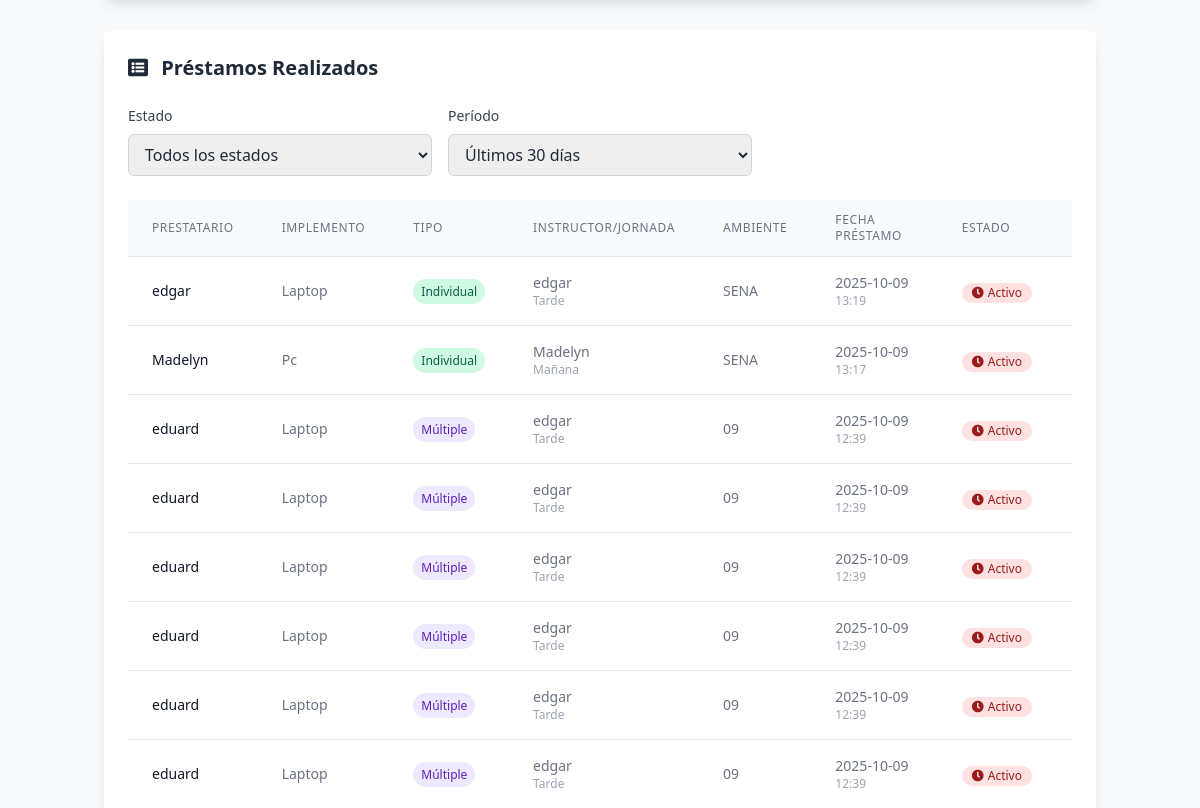
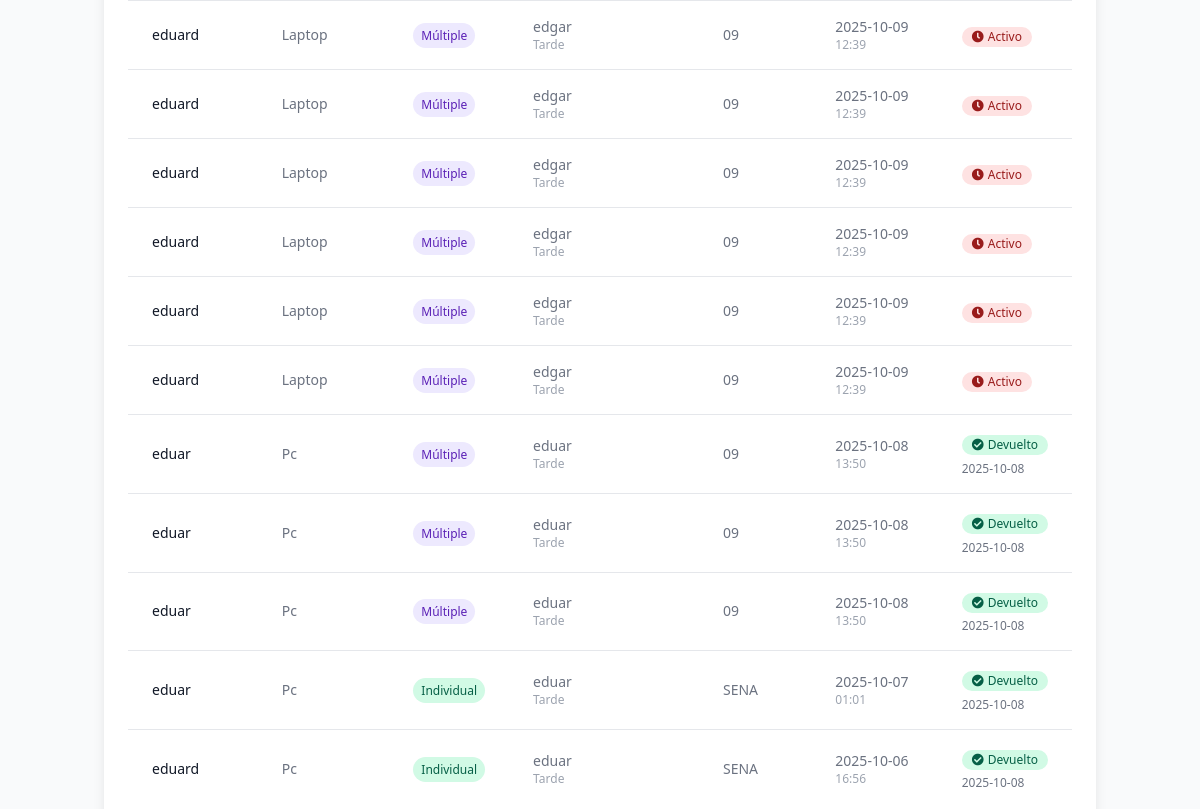
Page /admin/gestion_prestamos (signed in, middle part) on the earlier database version (2 pictures, top to bottom).
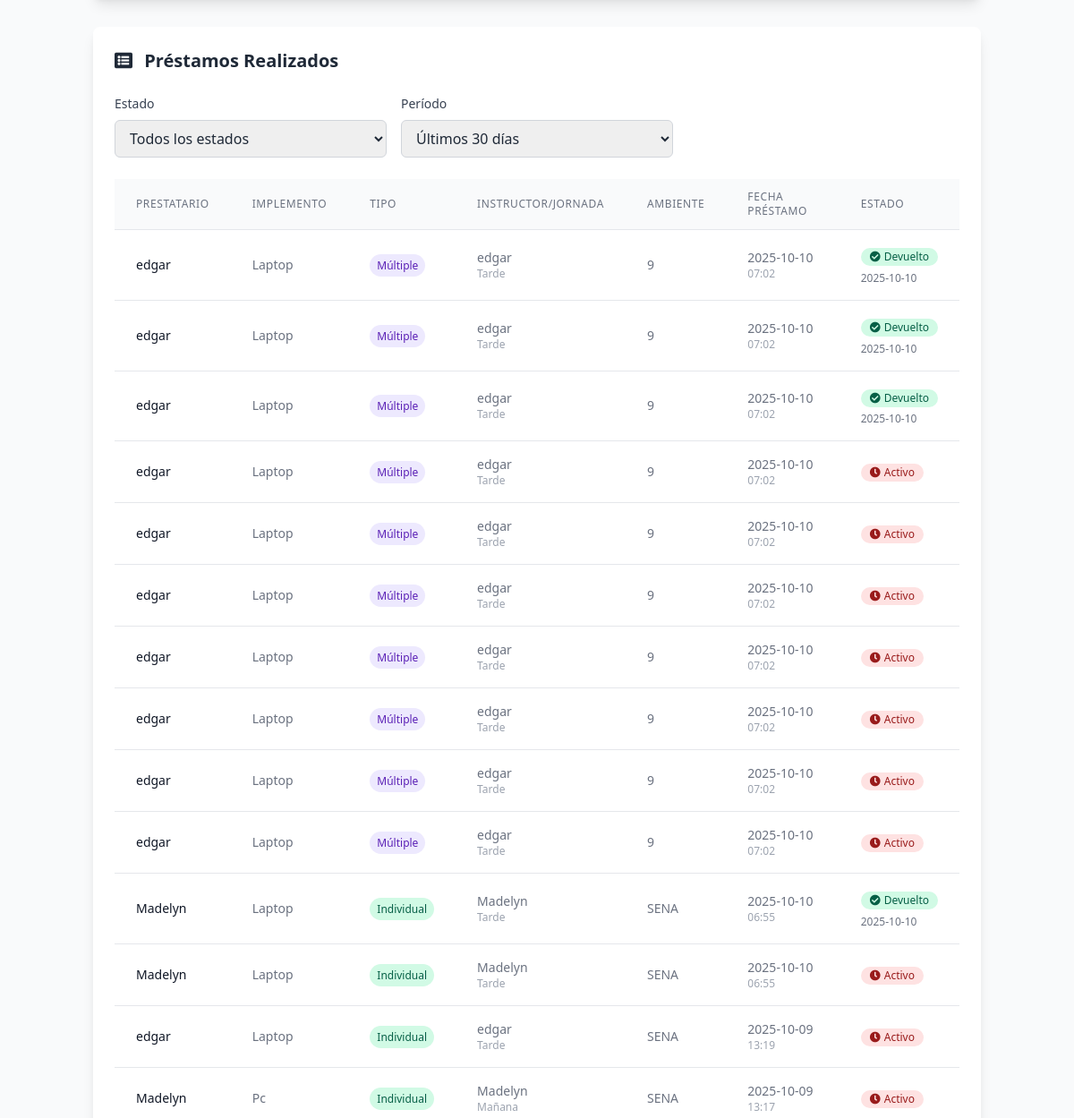
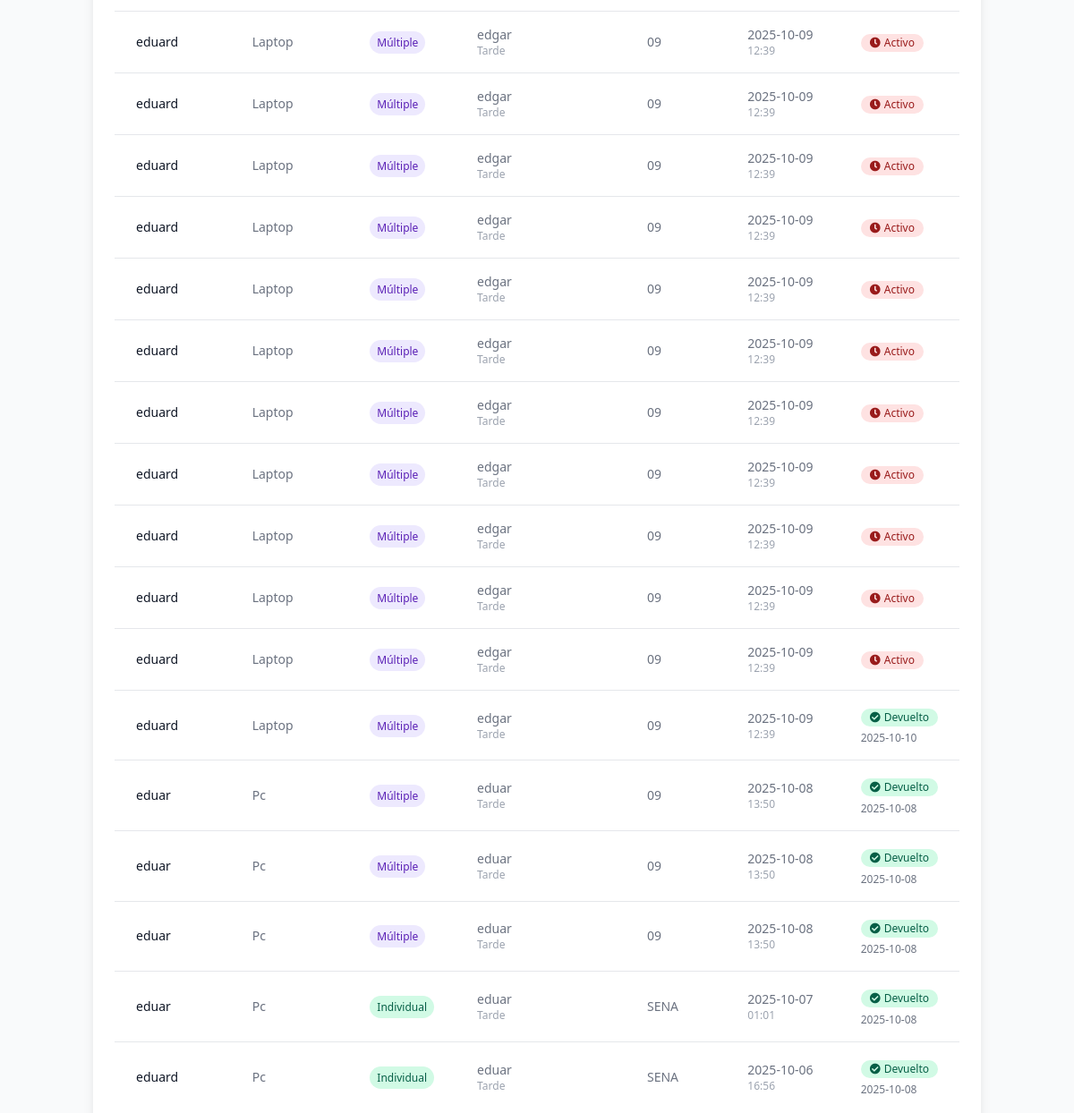
Same page on the later database version (2 pictures, top to bottom).
### tables this page shows
CREATE TABLE prestamos (
                id INTEGER PRIMARY KEY AUTOINCREMENT,
                fk_usuario INTEGER NOT NULL,
                fk_implemento INTEGER NOT NULL,
                tipo_prestamo TEXT NOT NULL CHECK(tipo_prestamo IN ('individual', 'multiple')),
                nombre_prestatario TEXT NOT NULL,
                ficha TEXT,
                ambiente TEXT,
                horario TEXT,
                fecha_prestamo TIMESTAMP DEFAULT CURRENT_TIMESTAMP,
                fecha_devolucion TIMESTAMP,
                novedad TEXT DEFAULT 'Ninguna',
                estado_implemento_devolucion TEXT CHECK(estado_implemento_devolucion IN ('Bueno', 'Desgaste notable', 'Dañado')),
                observaciones TEXT, instructor TEXT, jornada TEXT,
                FOREIGN KEY (fk_usuario) REFERENCES usuarios(id),
                FOREIGN KEY (fk_implemento) REFERENCES implementos(id)
            );

CREATE TABLE implementos (
                id INTEGER PRIMARY KEY AUTOINCREMENT,
                implemento TEXT NOT NULL,
                descripcion TEXT NOT NULL,
                disponibilidad INTEGER NOT NULL DEFAULT 0,
                categoria TEXT,
                imagen_url TEXT,
                estado TEXT DEFAULT 'Bueno' CHECK(estado IN ('Bueno', 'Desgaste notable', 'Dañado')),
                fecha_creacion TIMESTAMP DEFAULT CURRENT_TIMESTAMP,
                fecha_actualizacion TIMESTAMP DEFAULT CURRENT_TIMESTAMP
            );

### routes/admin.py (the view)
@admin_bp.route('/gestion_prestamos')
@login_required
def gestion_prestamos():
    conn = get_db_connection()
    try:
        implementos_disponibles = conn.execute('''
            SELECT id, implemento, disponibilidad, categoria
            FROM implementos
            WHERE disponibilidad > 0
            ORDER BY implemento
        ''').fetchall()
        filtro_estado = request.args.get('estado', 'todos')
        filtro_dias = int(request.args.get('dias', 30))
        query = '''
            SELECT p.*, u.nombre as usuario, i.implemento,
                   julianday('now') - julianday(p.fecha_prestamo) as dias_transcurridos
            FROM prestamos p
            JOIN usuarios u ON p.fk_usuario = u.id
            JOIN implementos i ON p.fk_implemento = i.id
            WHERE 1=1
        '''
        params = []
        if filtro_estado == 'activos':
            query += " AND p.fecha_devolucion IS NULL"
        elif filtro_estado == 'devueltos':
            query += " AND p.fecha_devolucion IS NOT NULL"
        if filtro_dias > 0:
            fecha_limite = (datetime.now() - timedelta(days=filtro_dias)).strftime("%Y-%m-%d")
            query += " AND DATE(p.fecha_prestamo) >= ?"
            params.append(fecha_limite)
        query += " ORDER BY p.fecha_prestamo DESC"
        prestamos = conn.execute(query, params).fetchall()
    except Exception as e:
        flash(f'Error al cargar datos: {str(e)}', 'error')
        implementos_disponibles = []
        prestamos = []
    finally:
        conn.close()
    return render_template('views/gestion_prestamos.html',
                         implementos_disponibles=implementos_disponibles,
                         prestamos=prestamos,
                         filtro_estado=filtro_estado,
                         filtro_dias=filtro_dias)

### app.py (called while the page is built)
@app.context_processor
def inject_user():
    return dict(
        current_user={
            'id': session.get('user_id'),
            'nombre': session.get('user_nombre'),
            'email': session.get('user_email'),
            'rol': session.get('rol'),
            'is_authenticated': 'user_id' in session
        }
    )

### routes/login.py (called while the page is built)
def login_required(view):
    from functools import wraps
    @wraps(view)
    def wrapped_view(*args, **kwargs):
        if 'user_id' not in session:
            flash('Por favor, inicie sesión para acceder a esta página', 'error')
            return redirect(url_for('login.login'))
        return view(*args, **kwargs)
    return wrapped_view

### utils/db.py (called while the page is built)
def get_db_connection():
    conn = sqlite3.connect('models/database.db')
    conn.row_factory = sqlite3.Row
    return conn

### templates/views/gestion_prestamos.html (shortened to what the changed rows need)
{% extends "base.html" %}
{% block content %}
<div class="container mx-auto px-4 py-8">
    <div class="max-w-7xl mx-auto">
        <div class="bg-white rounded-lg shadow-lg p-6">
            <h2 class="text-xl font-semibold text-gray-800 mb-6">
                <i class="fas fa-list-alt mr-2 text-orange-600"></i>
                Préstamos Realizados
            </h2>
            {% if prestamos %}
                <div class="overflow-x-auto">
                    <table class="min-w-full divide-y divide-gray-200">
                        <thead class="bg-gray-50">
                            <tr>
                                <th class="px-6 py-3 text-left text-xs font-medium text-gray-500 uppercase tracking-wider">
                                    Prestatario
                                </th>
                                <th class="px-6 py-3 text-left text-xs font-medium text-gray-500 uppercase tracking-wider">
                                    Implemento
                                </th>
                                <th class="px-6 py-3 text-left text-xs font-medium text-gray-500 uppercase tracking-wider">
                                    Tipo
                                </th>
                                <th class="px-6 py-3 text-left text-xs font-medium text-gray-500 uppercase tracking-wider">
                                    Instructor/Jornada
                                </th>
                                <th class="px-6 py-3 text-left text-xs font-medium text-gray-500 uppercase tracking-wider">
                                    Ambiente
                                </th>
                                <th class="px-6 py-3 text-left text-xs font-medium text-gray-500 uppercase tracking-wider">
                                    Fecha Préstamo
                                </th>
                                <th class="px-6 py-3 text-left text-xs font-medium text-gray-500 uppercase tracking-wider">
                                    Estado
                                </th>
                            </tr>
                        </thead>
                        <tbody class="bg-white divide-y divide-gray-200">
                            {% for prestamo in prestamos %}
                            <tr class="hover:bg-gray-50">
                                <td class="px-6 py-4 whitespace-nowrap text-sm font-medium text-gray-900">
                                    {{ prestamo.nombre_prestatario }}
                                </td>
                                <td class="px-6 py-4 whitespace-nowrap text-sm text-gray-500">
                                    {{ prestamo.implemento }}
                                </td>
                                <td class="px-6 py-4 whitespace-nowrap text-sm text-gray-500">
                                    {% if prestamo.tipo_prestamo == 'individual' %}
                                        <span class="px-2 py-1 bg-green-100 text-green-800 text-xs rounded-full">
                                            Individual
                                        </span>
                                    {% else %}
                                        <span class="px-2 py-1 bg-purple-100 text-purple-800 text-xs rounded-full">
                                            Múltiple
                                        </span>
                                    {% endif %}
                                </td>
                                <td class="px-6 py-4 whitespace-nowrap text-sm text-gray-500">
                                    {% if prestamo.instructor %}
                                        <div>{{ prestamo.instructor }}</div>
                                        {% if prestamo.jornada %}
                                            <div class="text-xs text-gray-400">{{ prestamo.jornada }}</div>
                                        {% endif %}
                                    {% else %}
                                        <div>{{ prestamo.ficha or 'N/A' }}</div>
                                        {% if prestamo.horario %}
                                            <div class="text-xs text-gray-400">{{ prestamo.horario }}</div>
                                        {% endif %}
                                    {% endif %}
                                </td>
                                <td class="px-6 py-4 whitespace-nowrap text-sm text-gray-500">
                                    {{ prestamo.ambiente or 'N/A' }}
                                </td>
                                <td class="px-6 py-4 whitespace-nowrap text-sm text-gray-500">
                                    <div>{{ prestamo.fecha_prestamo[:10] }}</div>
                                    <div class="text-xs text-gray-400">{{ prestamo.fecha_prestamo[11:16] }}</div>
                                </td>
                                <td class="px-6 py-4 whitespace-nowrap">
                                    {% if prestamo.fecha_devolucion %}
                                        <span class="inline-flex items-center px-2.5 py-0.5 rounded-full text-xs font-medium bg-green-100 text-green-800">
                                            <i class="fas fa-check-circle mr-1"></i>
                                            Devuelto
                                        </span>
                                        <div class="text-xs text-gray-500 mt-1">{{ prestamo.fecha_devolucion[:10] }}</div>
                                    {% else %}
                                        <span class="inline-flex items-center px-2.5 py-0.5 rounded-full text-xs font-medium bg-red-100 text-red-800">
                                            <i class="fas fa-clock mr-1"></i>
                                            Activo
                                        </span>
                                    {% endif %}
                                </td>
                            </tr>
                            {% endfor %}
                        </tbody>
                    </table>
                </div>
            {% endif %}
        </div>
    </div>
</div>
{% endblock %}

Differences in the rows shown:
added prestamos: nombre_prestatario "edgar", implemento "Laptop", tipo_prestamo "Múltiple", instructor "edgar", jornada "Tarde", ambiente "9", fecha_prestamo "2025-10-10", fecha_prestamo "07:02", fecha_devolucion "2025-10-10"
added prestamos: nombre_prestatario "edgar", implemento "Laptop", tipo_prestamo "Múltiple", instructor "edgar", jornada "Tarde", ambiente "9", fecha_prestamo "2025-10-10", fecha_prestamo "07:02", fecha_devolucion "2025-10-10"
added prestamos: nombre_prestatario "edgar", implemento "Laptop", tipo_prestamo "Múltiple", instructor "edgar", jornada "Tarde", ambiente "9", fecha_prestamo "2025-10-10", fecha_prestamo "07:02", fecha_devolucion "2025-10-10"
added prestamos: nombre_prestatario "edgar", implemento "Laptop", tipo_prestamo "Múltiple", instructor "edgar", jornada "Tarde", ambiente "9", fecha_prestamo "2025-10-10", fecha_prestamo "07:02", shows "Activo"
added prestamos: nombre_prestatario "edgar", implemento "Laptop", tipo_prestamo "Múltiple", instructor "edgar", jornada "Tarde", ambiente "9", fecha_prestamo "2025-10-10", fecha_prestamo "07:02", shows "Activo"
added prestamos: nombre_prestatario "edgar", implemento "Laptop", tipo_prestamo "Múltiple", instructor "edgar", jornada "Tarde", ambiente "9", fecha_prestamo "2025-10-10", fecha_prestamo "07:02", shows "Activo"
added prestamos: nombre_prestatario "edgar", implemento "Laptop", tipo_prestamo "Múltiple", instructor "edgar", jornada "Tarde", ambiente "9", fecha_prestamo "2025-10-10", fecha_prestamo "07:02", shows "Activo"
added prestamos: nombre_prestatario "edgar", implemento "Laptop", tipo_prestamo "Múltiple", instructor "edgar", jornada "Tarde", ambiente "9", fecha_prestamo "2025-10-10", fecha_prestamo "07:02", shows "Activo"
added prestamos: nombre_prestatario "edgar", implemento "Laptop", tipo_prestamo "Múltiple", instructor "edgar", jornada "Tarde", ambiente "9", fecha_prestamo "2025-10-10", fecha_prestamo "07:02", shows "Activo"
added prestamos: nombre_prestatario "edgar", implemento "Laptop", tipo_prestamo "Múltiple", instructor "edgar", jornada "Tarde", ambiente "9", fecha_prestamo "2025-10-10", fecha_prestamo "07:02", shows "Activo"
added prestamos: nombre_prestatario "Madelyn", implemento "Laptop", tipo_prestamo "Individual", instructor "Madelyn", jornada "Tarde", ambiente "SENA", fecha_prestamo "2025-10-10", fecha_prestamo "06:55", fecha_devolucion "2025-10-10"
added prestamos: nombre_prestatario "Madelyn", implemento "Laptop", tipo_prestamo "Individual", instructor "Madelyn", jornada "Tarde", ambiente "SENA", fecha_prestamo "2025-10-10", fecha_prestamo "06:55", shows "Activo"
changed prestamos (number 26 of 31 on the later page): fecha_devolucion (not shown) → "2025-10-10"; no longer shows "Activo"
